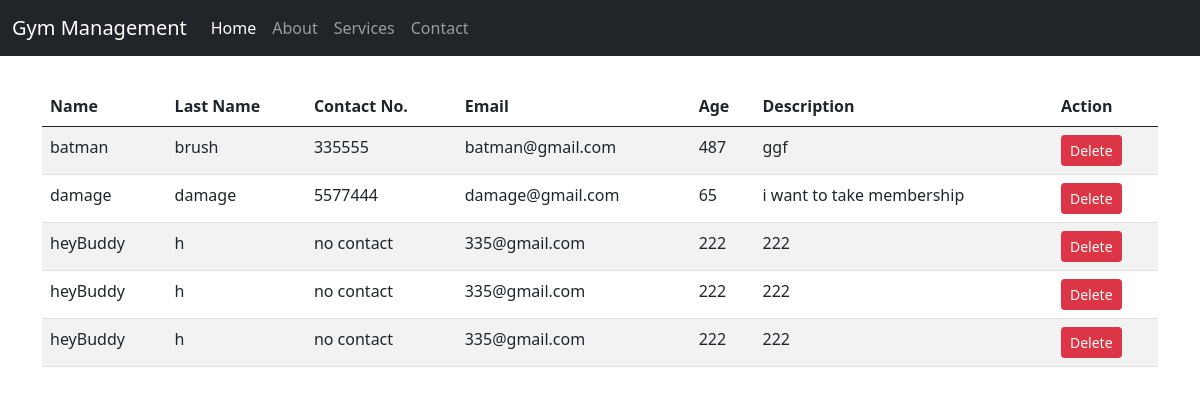
Page /applications/contact_detail/ on the earlier database version.
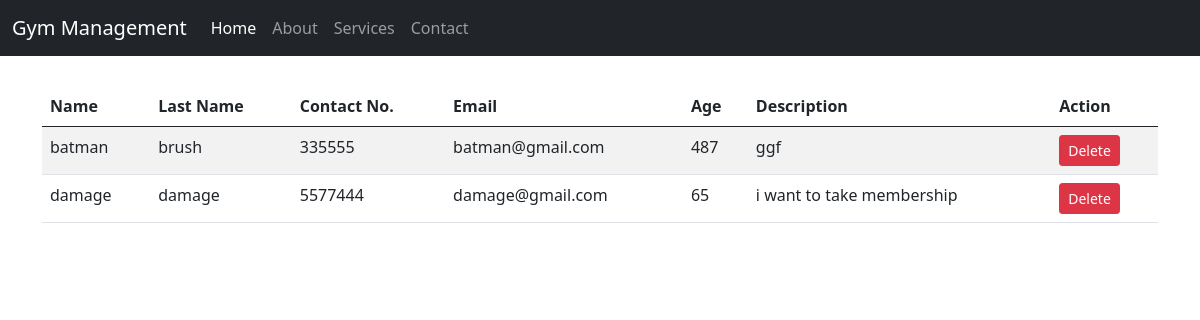
Same page on the later database version.
### application/models.py (models this page shows, shortened)
class ContactInfo(models.Model):
    name = models.CharField(max_length=100)
    last_name = models.CharField(max_length=100)
    contact = models.CharField(max_length=20)
    email = models.EmailField()
    age = models.PositiveIntegerField()
    description = models.TextField()

### application/views.py (the view)
# urls.py: path('contact_detail/', views.contact_detail_view, name='contact_detail'),
def contact_detail_view(request):
    all_contact_info = ContactInfo.objects.all()  # Get all contact information
    return render(request, 'application/contact_detail.html', {'all_contact_info': all_contact_info},)

### templates/application/contact_detail.html (shortened to what this page needs)
{% extends 'application/base.html' %}
{% load static %}
{% block body %}
    <div class="container" style="margin-top:30px;">
        <div class="row">
            <div class="col-md-12">
                <table class="table table-striped">
                    <thead>
                        <tr>
                            <th>Name</th>
                            <th>Last Name</th>
                            <th>Contact No.</th>
                            <th>Email</th>
                            <th>Age</th>
                            <th>Description</th>
                            <th>Action</th>
                        </tr>
                    </thead>
                    <tbody>
                        {% for contact_info in all_contact_info %}
                        <tr>
                            <td>{{ contact_info.name }}</td>
                            <td>{{ contact_info.last_name }}</td>
                            <td>{{ contact_info.contact }}</td>
                            <td>{{ contact_info.email }}</td>
                            <td>{{ contact_info.age }}</td>
                            <td>{{ contact_info.description }}</td>
                            <td>
                                <form action="{% url 'delete_contact' contact_info.id %}" method="post">
                                    <button type="submit" class="btn btn-danger btn-sm">Delete</button>
                                </form>
                            </td>
                        </tr>
                        {% endfor %}
                    </tbody>
                </table>
            </div>
        </div>
    </div>
    {% endblock body %}

### templates/application/base.html (shortened to what this page needs)
<!DOCTYPE html>
<html lang="en">
<head>
    {% load static %}
    <link href="https://cdn.jsdelivr.net/npm/bootstrap@5.0.2/dist/css/bootstrap.min.css" rel="stylesheet">
    <link rel="stylesheet" href="{% static 'css/index.css' %}">
    <link href="{% static 'fontawesome_free/css/all.min.css' %}" rel="stylesheet" type="text/css">
    <link rel="stylesheet" href="https://cdn.datatables.net/1.10.25/css/jquery.dataTables.min.css">
    <link rel="stylesheet" href="https://cdn.datatables.net/buttons/1.7.1/css/buttons.dataTables.min.css">
</head>
<body>
<nav class="navbar navbar-expand-lg navbar-dark bg-dark">
    <div class="container-fluid">
        <a class="navbar-brand" href="/applications/">Gym Management</a>
        <div class="collapse navbar-collapse" id="navbarNavDropdown">
            <ul class="navbar-nav">
                {% if not request.user.is_staff %}
                <li class="nav-item">
                    <a class="nav-link active" href="/applications/">Home</a>
                </li>
                <li class="nav-item">
                    <a class="nav-link" href="/applications/About">About</a>
                </li>
                <li class="nav-item">
                    <a class="nav-link" href="/applications/Services">Services</a>
                </li>
                <li class="nav-item">
                    <a class="nav-link" href="/applications/contact">Contact</a>
                </li>
                {% endif %}
            </ul>
        </div>
    </div>
</nav>
{% block body %}
{% endblock body %}
</body>
</html>

Differences in the rows shown:
removed ContactInfo: name "heyBuddy", last_name "h", contact "no contact", email "335@gmail.com", age "222", description "222"
removed ContactInfo: name "heyBuddy", last_name "h", contact "no contact", email "335@gmail.com", age "222", description "222"
removed ContactInfo: name "heyBuddy", last_name "h", contact "no contact", email "335@gmail.com", age "222", description "222"
